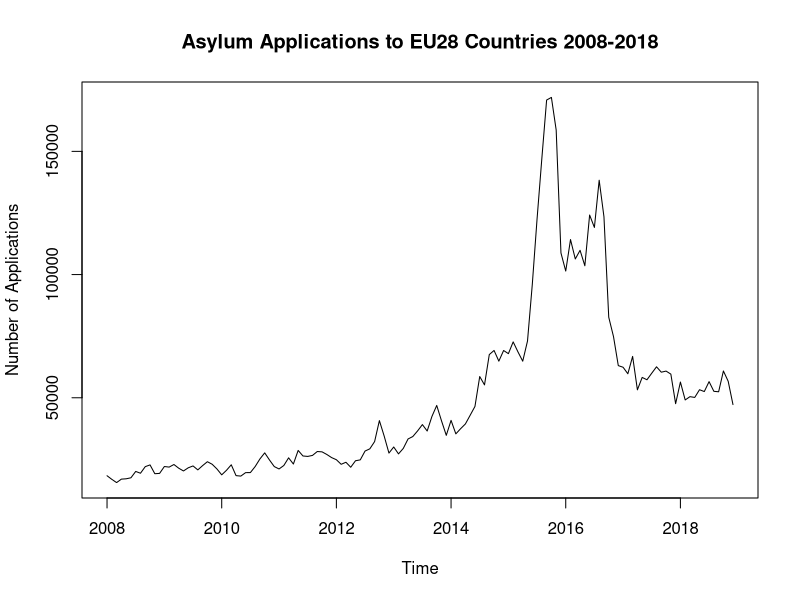
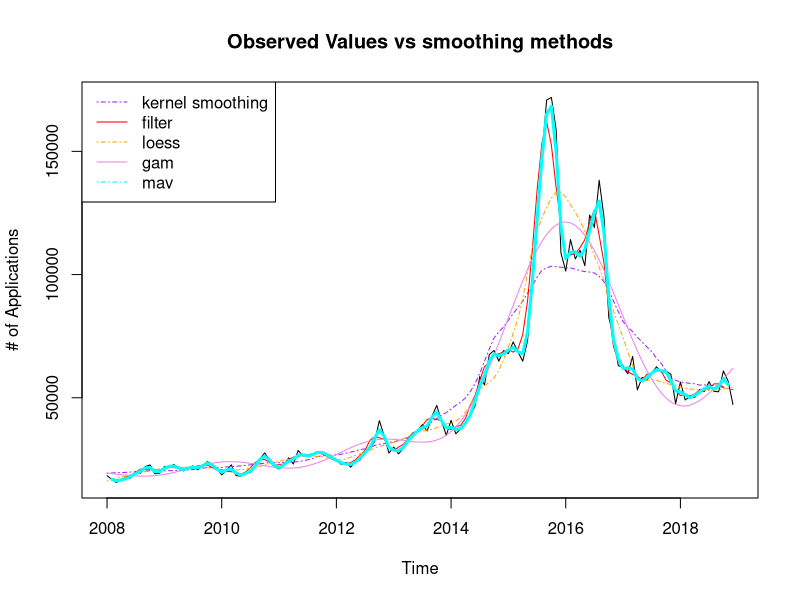
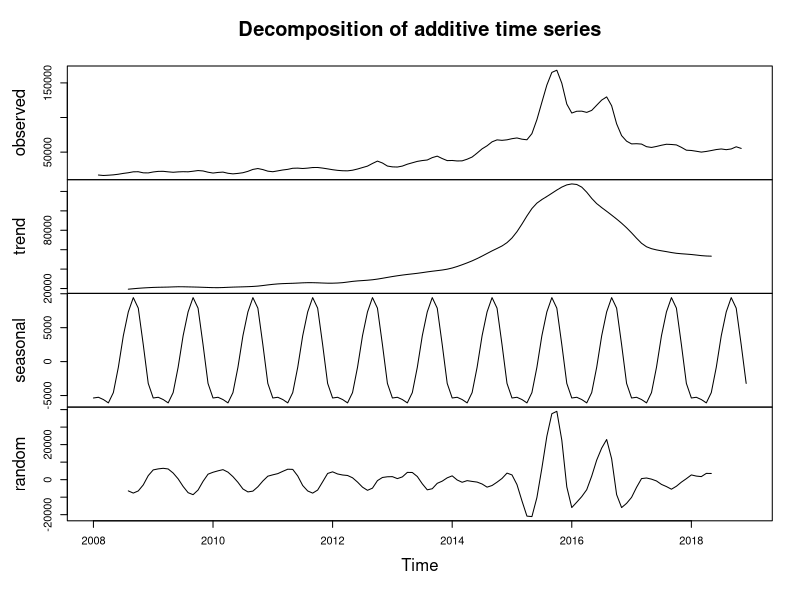
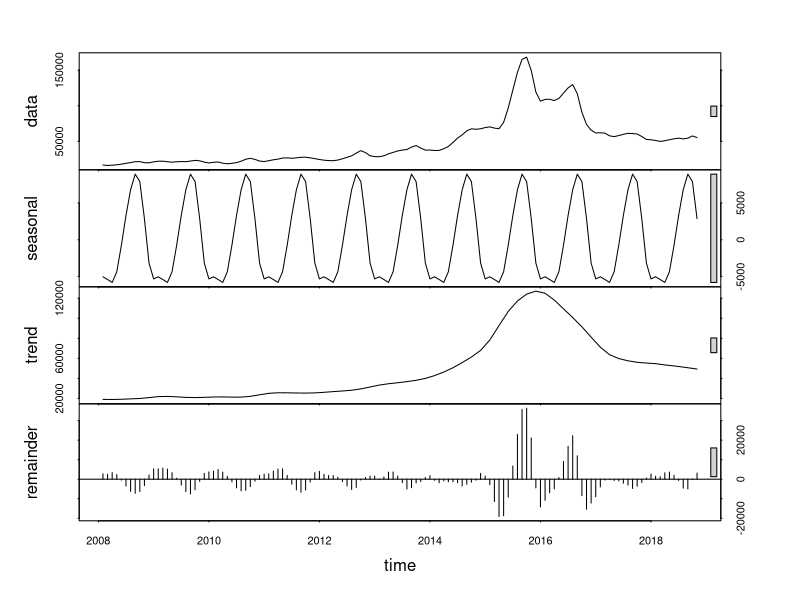
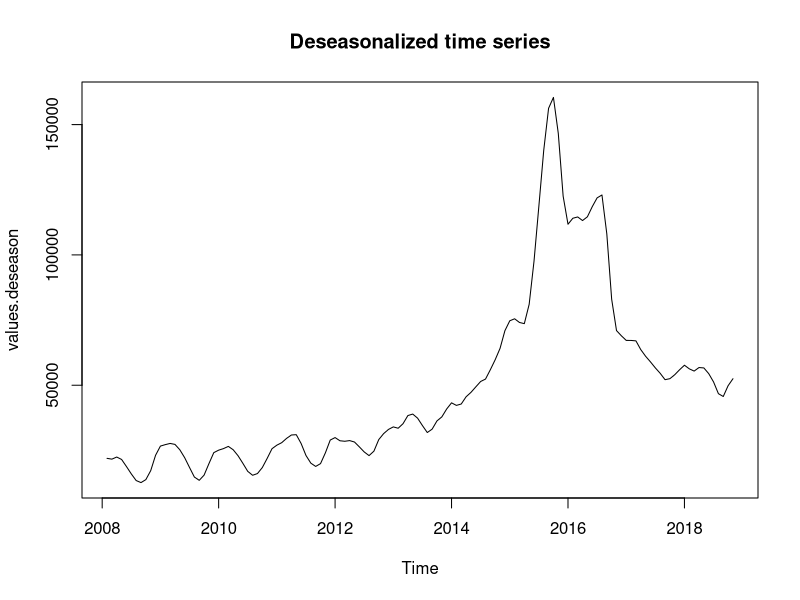
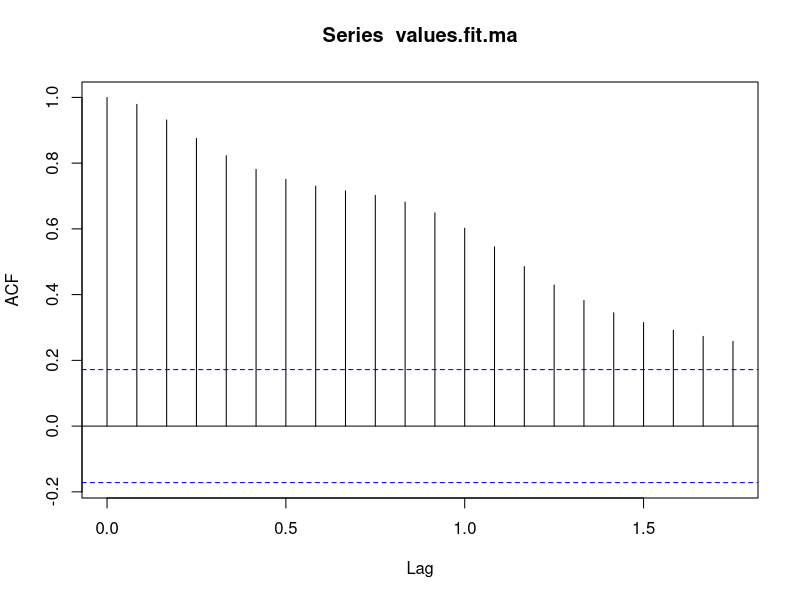
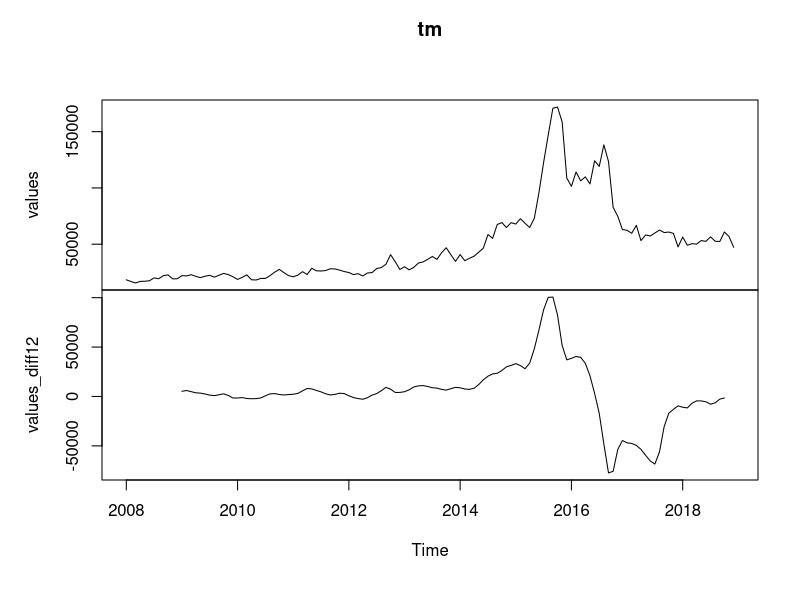
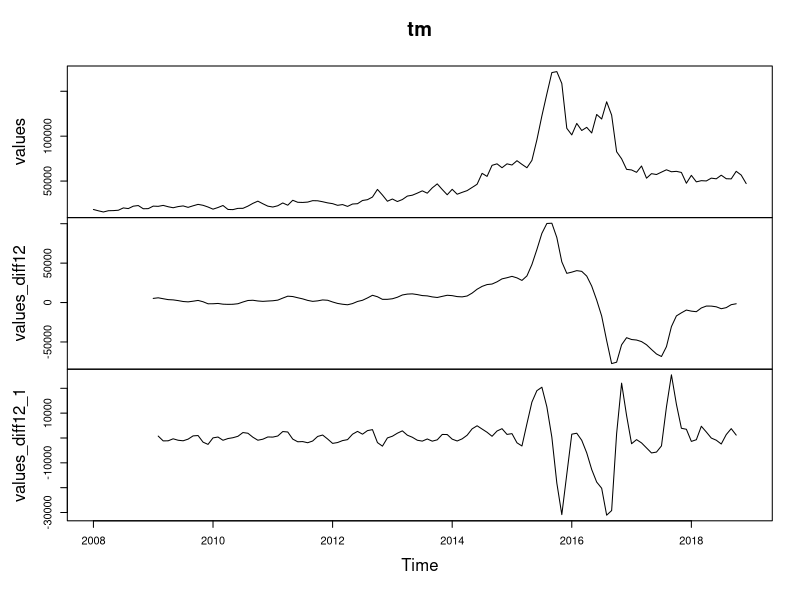

Recreate these plots in R, in order.
## ---- chunk 1
#set working directory
setwd("~/DIT/Time Series 2 Forecasting/Project/2-Trend and seasonality")

#Graphical Parameters: For colours, color specifications, check colors() or, even better, demo(colors)

library(readr)
library(forecast)
library(tseries)
library(mgcv)


datafile <- read_csv("migr_asylum_applicant_EU28/migr_asyappctzm_1_Data.csv")

head(datafile)
## ---- chunk 2
names(datafile)
## ---- chunk 3
values = datafile[9]
values = ts(values, start=c(2008, 1), end=c(2018, 12), frequency=12)
ts.plot(values, main="Asylum Applications to EU28 Countries 2008-2018", ylab="Number of Applications")
summary(values)
end(values)
## ---- chunk 4
#Create equally spaced time points for fitting trends
time.pts = c(1:length(values))
time.pts = c(time.pts - min(time.pts))/max(time.pts)
## ---- chunk 5
#define mav/smoothing methods, and fit
values.mafilter.fit = filter(values, filter = rep(1/4, 4), sides = 2)


ma.fit = ma(values, order=2, centre=TRUE)
values.fit.ma = ts(ma.fit, start=c(2008, 1), frequency=12)

ksmooth.fit = ksmooth(time.pts, values, kernel = "box", bandwidth = 0.2)
values.fit.ksmooth = ts(ksmooth.fit$y,start=c(2008, 1),frequency=12)

loess.fit = loess(as.matrix(values)~time.pts, data=values, span=0.2)
values.fit.loess = ts(predict(loess.fit), start=c(2008, 1), frequency=12)

gam.fit = gam(values~s(time.pts))
values.fit.gam = ts(fitted(gam.fit),start=c(2008, 1),frequency=12) 
## ---- chunk 6
# plot fits against values
ts.plot(values,ylab="# of Applications", main="Observed Values vs smoothing methods")
lines(values.fit.ksmooth,lwd=1, lty=4 ,col="purple")
lines(values.mafilter.fit, col="red")
lines(values.fit.loess, col="orange", lty=4)
lines(values.fit.gam, col="violet")
lines(values.fit.ma, col="cyan", lwd=3)
legend(x="topleft",c("kernel smoothing", "filter", "loess", "gam", "mav"),lty = c(4, 1), col=c("purple","red", "orange", "violet", "cyan"))
#values.fit.mav is the ma dataframe (type of the objects is float) with the transformed values for each entry
#ablines is an a, b line graphing function, a is y intercept and b is slope
## ---- chunk 7
values.ma.decomp = decompose(values.fit.ma, type=c("additive"))
plot(values.ma.decomp)
## ---- chunk 8
values.decomp.stl <- stl(na.omit(values.fit.ma[, 1]), s.window="periodic")
plot(values.decomp.stl)
## ---- chunk 9
values.deseason = seasadj(values.decomp.stl)
plot(values.deseason, main="Deseasonalized time series")
print(values.decomp.stl)
## ---- chunk 10
values.fit.ma <- ts(na.omit(values.fit.ma), frequency=12, start=c(2008, 1))
acf(values.fit.ma)
#adf.test(values.fit.ma)
## ---- chunk 11
adf.test(values.fit.ma)
## ---- chunk 12
values_diff12 = diff(values.fit.ma, lag = 12)
tm <- cbind(values, values_diff12)
plot(tm)
## ---- chunk 13
values_diff12_1 = diff(values_diff12)
tm <- cbind(values, values_diff12, values_diff12_1)
plot(tm)
## ---- chunk 14
acf(na.omit(values_diff12_1), main="ACF for series after 1st difference")
adf.test(na.omit(values_diff12_1))
## ---- chunk 15
diff.values <- na.omit(values_diff12_1)
par(mfrow=c(2,1))
acf(diff.values, main="")
pacf(diff.values, main="")
## ---- chunk 16
#start with SAR(1)
values.fit.sarima1 <- arima(values.fit.ma, order=c(1, 1, 0), seasonal = list(order = c(1, 1, 0), period = 12))
values.fit.sarima1

#residuals
tsdisplay(residuals(values.fit.sarima1), lag.max=45, main='SARIMA Model 1 Residuals')

#forecast accuracy
forecast.sarima1 <- forecast(values.fit.sarima1, h=12) #12months
accuracy(forecast.sarima1)
## ---- chunk 17
#1 ar wasnt good, look at 3
values.fit.sarima2 <- arima(values.fit.ma, order=c(3, 1, 0), seasonal = list(order = c(1, 1, 0), period = 12))
values.fit.sarima2

#residuals
tsdisplay(residuals(values.fit.sarima2), lag.max=45, main='SARIMA Model 2 Residuals')

#forecast accuracy
forecast.sarima2 <- forecast(values.fit.sarima2, h=12) #12months
accuracy(forecast.sarima2)
## ---- chunk 18
#ar6
values.fit.sarima3 <- arima(values.fit.ma, order=c(6, 1, 0), seasonal = list(order = c(1, 1, 0), period = 12))
values.fit.sarima3

#residuals
tsdisplay(residuals(values.fit.sarima3), lag.max=45, main='SARIMA Model 3 Residuals')

#forecast accuracy
forecast.sarima3 <- forecast(values.fit.sarima3, h=12) #12months
accuracy(forecast.sarima3)
## ---- chunk 19
values.fit.sarima4 <- auto.arima(ma.fit, seasonal = TRUE)
values.fit.sarima4

#residuals
tsdisplay(residuals(values.fit.sarima4), lag.max=45, main='SARIMA Model 4 Residuals')

## ---- chunk 20
values.fit.hw1 <- ets(values.fit.ma, model="MAM", damped=FALSE)
values.fit.hw1
plot(values.fit.hw1)
accuracy(values.fit.hw1)
## ---- chunk 21
values.fit.hw2 <- ets(values.fit.ma, model="MAM",
                      damped=TRUE) 
values.fit.hw2
plot(values.fit.hw2)
accuracy(values.fit.hw2)

## ---- chunk 22
data2019 <- read_csv("migr_asylum_applicant_EU28/migr_asyappctzm_2019_Data.csv")
values2019 <- ts(data2019[8], start = c(2019, 1), frequency=12)
plot.ts(values2019)
## ---- chunk 23
forecast.values.sarima4 <- forecast(values.fit.sarima4, h=12)
plot(forecast.values.sarima4)
lines(values2019, col="cyan", lwd=2, lty=3)
accuracy(forecast.values.sarima4, values2019)

#test residuals
Box.test(residuals(values.fit.sarima4), type="Ljung-Box") #test alternative hypothesis that there is non-zero autocorrelations

par(mfrow=c(2,2))
acf(na.omit(values.fit.sarima4$residuals))
pacf(na.omit(values.fit.sarima4$residuals))
plot(na.omit(values.fit.sarima4$residuals))
qqnorm(na.omit(values.fit.sarima4$residuals))
qqline(na.omit(values.fit.sarima4$residuals), col="cyan")
## ---- chunk 24

plot(forecast(values.fit.hw2))
lines(values2019, col="cyan", lwd=2, lty=3)
accuracy(forecast(values.fit.hw2), values2019)
#test residuals
Box.test(residuals(values.fit.hw2), type="Ljung-Box") #test alternative hypothesis that there is non-zero autocorrelations

par(mfrow=c(2,2))
acf(values.fit.hw2$residuals)
pacf(values.fit.hw2$residuals)
plot(values.fit.hw2$residuals)
qqnorm(values.fit.hw2$residuals)
qqline(values.fit.hw2$residuals, col="cyan")
## ---- chunk 25
forecast.values.sarima4
